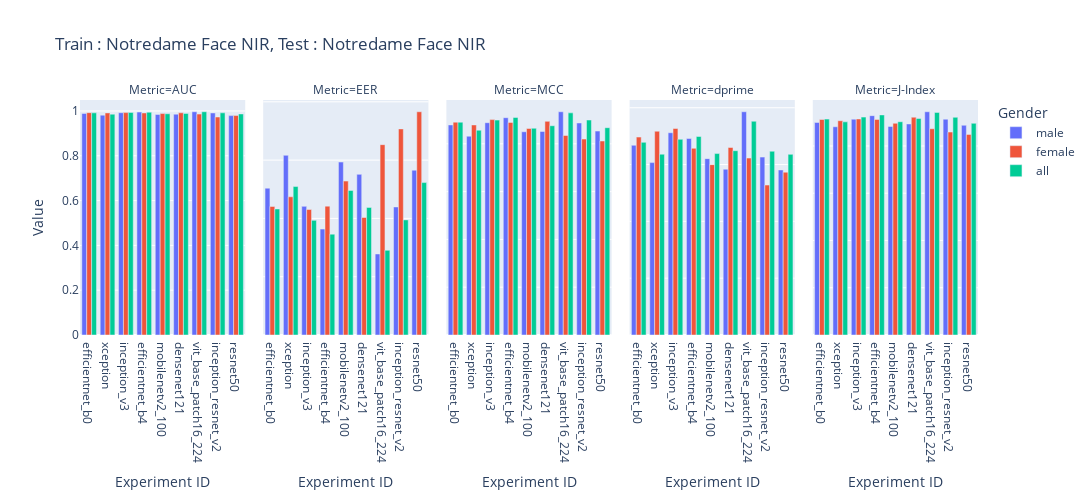

The code cell stored with this chart in its notebook:
### Code cell
import plotly.express as px
import pandas as pd
from copy import deepcopy

df = pd.read_csv('/home/sreeraj/lab/nsf/final_eval/results/across_model_notredame_face_nir_subject_report.csv', header=1)
df = df.iloc[:-15]

df['Gender'] = df['Experiment ID'].apply(lambda x: x.split('_')[-1])
# df = df[df['Gender'] == 'all']
df['Experiment ID'] = df['Experiment ID'].apply(lambda x: '_'.join(x.split('_')[:-1]))


df_auc = deepcopy(df)
df_auc['Value'] = df_auc['AUC']
df_auc['Metric'] = 'AUC'

df_eer = deepcopy(df)
df_eer['Value'] = df_eer['EER']
df_eer['Metric'] = 'EER'

df_dprime = deepcopy(df)
df_dprime['Value'] = df_dprime["Sensitivity index (d')"]
df_dprime['Metric'] = 'dprime'

df_mcc = deepcopy(df)
df_mcc['Value'] = df_mcc['MCC']
df_mcc['Metric'] = 'MCC'

df_jindex = deepcopy(df)
df_jindex['Value'] = df_mcc['J-Index']
df_jindex['Metric'] = 'J-Index'

df = pd.concat([df_auc, df_eer, df_mcc, df_dprime, df_jindex])

fig = px.bar(df, x='Experiment ID', y=['Value'], title='Train : Notredame Face NIR, Test : Notredame Face NIR', barmode='group', labels={'value': 'Value', 'variable': 'Metrics'},width=1400, height=500, facet_col='Metric', color='Gender')
fig.update_yaxes(matches=None)
fig.show()

### Figure 1 — Plotly figure (JSON) as saved in the notebook; plotly's stock layout.template omitted (floating-point values rounded to 4 significant figures)
{"data": [{"alignmentgroup": "True", "hovertemplate": "Gender=male<br>Metric=AUC<br>Experiment ID=%{x}<br>Value=%{y}<extra></extra>", "legendgroup": "male", "marker": {"color": "#636efa", "pattern": {"shape": ""}}, "name": "male", "offsetgroup": "male", "orientation": "v", "showlegend": true, "textposition": "auto", "type": "bar", "x": ["efficientnet_b0", "xception", "inception_v3", "efficientnet_b4", "mobilenetv2_100", "densenet121", "vit_base_patch16_224", "inception_resnet_v2", "resnet50"], "xaxis": "x", "y": [0.9888, 0.9813, 0.9922, 0.995, 0.9844, 0.9857, 0.9964, 0.991, 0.9792], "yaxis": "y"}, {"alignmentgroup": "True", "hovertemplate": "Gender=male<br>Metric=EER<br>Experiment ID=%{x}<br>Value=%{y}<extra></extra>", "legendgroup": "male", "marker": {"color": "#636efa", "pattern": {"shape": ""}}, "name": "male", "offsetgroup": "male", "orientation": "v", "showlegend": false, "textposition": "auto", "type": "bar", "x": ["efficientnet_b0", "xception", "inception_v3", "efficientnet_b4", "mobilenetv2_100", "densenet121", "vit_base_patch16_224", "inception_resnet_v2", "resnet50"], "xaxis": "x2", "y": [0.05038, 0.06165, 0.04414, 0.03634, 0.05934, 0.05511, 0.0278, 0.04393, 0.05654], "yaxis": "y2"}, {"alignmentgroup": "True", "hovertemplate": "Gender=male<br>Metric=MCC<br>Experiment ID=%{x}<br>Value=%{y}<extra></extra>", "legendgroup": "male", "marker": {"color": "#636efa", "pattern": {"shape": ""}}, "name": "male", "offsetgroup": "male", "orientation": "v", "showlegend": false, "textposition": "auto", "type": "bar", "x": ["efficientnet_b0", "xception", "inception_v3", "efficientnet_b4", "mobilenetv2_100", "densenet121", "vit_base_patch16_224", "inception_resnet_v2", "resnet50"], "xaxis": "x3", "y": [0.879, 0.8318, 0.8884, 0.9094, 0.8505, 0.8516, 0.9342, 0.8872, 0.8533], "yaxis": "y3"}, {"alignmentgroup": "True", "hovertemplate": "Gender=male<br>Metric=dprime<br>Experiment ID=%{x}<br>Value=%{y}<extra></extra>", "legendgroup": "male", "marker": {"color": "#636efa", "pattern": {"shape": ""}}, "name": "male", "offsetgroup": "male", "orientation": "v", "showlegend": false, "textposition": "auto", "type": "bar", "x": ["efficientnet_b0", "xception", "inception_v3", "efficientnet_b4", "mobilenetv2_100", "densenet121", "vit_base_patch16_224", "inception_resnet_v2", "resnet50"], "xaxis": "x4", "y": [3.339, 3.034, 3.56, 3.459, 3.104, 2.918, 3.929, 3.131, 2.905], "yaxis": "y4"}, {"alignmentgroup": "True", "hovertemplate": "Gender=male<br>Metric=J-Index<br>Experiment ID=%{x}<br>Value=%{y}<extra></extra>", "legendgroup": "male", "marker": {"color": "#636efa", "pattern": {"shape": ""}}, "name": "male", "offsetgroup": "male", "orientation": "v", "showlegend": false, "textposition": "auto", "type": "bar", "x": ["efficientnet_b0", "xception", "inception_v3", "efficientnet_b4", "mobilenetv2_100", "densenet121", "vit_base_patch16_224", "inception_resnet_v2", "resnet50"], "xaxis": "x5", "y": [0.8994, 0.8812, 0.9133, 0.9283, 0.8827, 0.8932, 0.9448, 0.9133, 0.8875], "yaxis": "y5"}, {"alignmentgroup": "True", "hovertemplate": "Gender=female<br>Metric=AUC<br>Experiment ID=%{x}<br>Value=%{y}<extra></extra>", "legendgroup": "female", "marker": {"color": "#EF553B", "pattern": {"shape": ""}}, "name": "female", "offsetgroup": "female", "orientation": "v", "showlegend": true, "textposition": "auto", "type": "bar", "x": ["efficientnet_b0", "xception", "inception_v3", "efficientnet_b4", "mobilenetv2_100", "densenet121", "vit_base_patch16_224", "inception_resnet_v2", "resnet50"], "xaxis": "x", "y": [0.9924, 0.9912, 0.9925, 0.9911, 0.9883, 0.9917, 0.986, 0.9729, 0.9794], "yaxis": "y"}, {"alignmentgroup": "True", "hovertemplate": "Gender=female<br>Metric=EER<br>Experiment ID=%{x}<br>Value=%{y}<extra></extra>", "legendgroup": "female", "marker": {"color": "#EF553B", "pattern": {"shape": ""}}, "name": "female", "offsetgroup": "female", "orientation": "v", "showlegend": false, "textposition": "auto", "type": "bar", "x": ["efficientnet_b0", "xception", "inception_v3", "efficientnet_b4", "mobilenetv2_100", "densenet121", "vit_base_patch16_224", "inception_resnet_v2", "resnet50"], "xaxis": "x2", "y": [0.0441, 0.04741, 0.04305, 0.04421, 0.05281, 0.04031, 0.0653, 0.07072, 0.07659], "yaxis": "y2"}, {"alignmentgroup": "True", "hovertemplate": "Gender=female<br>Metric=MCC<br>Experiment ID=%{x}<br>Value=%{y}<extra></extra>", "legendgroup": "female", "marker": {"color": "#EF553B", "pattern": {"shape": ""}}, "name": "female", "offsetgroup": "female", "orientation": "v", "showlegend": false, "textposition": "auto", "type": "bar", "x": ["efficientnet_b0", "xception", "inception_v3", "efficientnet_b4", "mobilenetv2_100", "densenet121", "vit_base_patch16_224", "inception_resnet_v2", "resnet50"], "xaxis": "x3", "y": [0.8906, 0.879, 0.9012, 0.8895, 0.8641, 0.894, 0.8348, 0.8199, 0.8118], "yaxis": "y3"}, {"alignmentgroup": "True", "hovertemplate": "Gender=female<br>Metric=dprime<br>Experiment ID=%{x}<br>Value=%{y}<extra></extra>", "legendgroup": "female", "marker": {"color": "#EF553B", "pattern": {"shape": ""}}, "name": "female", "offsetgroup": "female", "orientation": "v", "showlegend": false, "textposition": "auto", "type": "bar", "x": ["efficientnet_b0", "xception", "inception_v3", "efficientnet_b4", "mobilenetv2_100", "densenet121", "vit_base_patch16_224", "inception_resnet_v2", "resnet50"], "xaxis": "x4", "y": [3.484, 3.587, 3.634, 3.286, 2.999, 3.3, 3.114, 2.639, 2.866], "yaxis": "y4"}, {"alignmentgroup": "True", "hovertemplate": "Gender=female<br>Metric=J-Index<br>Experiment ID=%{x}<br>Value=%{y}<extra></extra>", "legendgroup": "female", "marker": {"color": "#EF553B", "pattern": {"shape": ""}}, "name": "female", "offsetgroup": "female", "orientation": "v", "showlegend": false, "textposition": "auto", "type": "bar", "x": ["efficientnet_b0", "xception", "inception_v3", "efficientnet_b4", "mobilenetv2_100", "densenet121", "vit_base_patch16_224", "inception_resnet_v2", "resnet50"], "xaxis": "x5", "y": [0.912, 0.9068, 0.9144, 0.9122, 0.8959, 0.9218, 0.8729, 0.8589, 0.8489], "yaxis": "y5"}, {"alignmentgroup": "True", "hovertemplate": "Gender=all<br>Metric=AUC<br>Experiment ID=%{x}<br>Value=%{y}<extra></extra>", "legendgroup": "all", "marker": {"color": "#00cc96", "pattern": {"shape": ""}}, "name": "all", "offsetgroup": "all", "orientation": "v", "showlegend": true, "textposition": "auto", "type": "bar", "x": ["efficientnet_b0", "xception", "inception_v3", "efficientnet_b4", "mobilenetv2_100", "densenet121", "vit_base_patch16_224", "inception_resnet_v2", "resnet50"], "xaxis": "x", "y": [0.9915, 0.9857, 0.9933, 0.9944, 0.9874, 0.989, 0.9964, 0.9916, 0.9866], "yaxis": "y"}, {"alignmentgroup": "True", "hovertemplate": "Gender=all<br>Metric=EER<br>Experiment ID=%{x}<br>Value=%{y}<extra></extra>", "legendgroup": "all", "marker": {"color": "#00cc96", "pattern": {"shape": ""}}, "name": "all", "offsetgroup": "all", "orientation": "v", "showlegend": false, "textposition": "auto", "type": "bar", "x": ["efficientnet_b0", "xception", "inception_v3", "efficientnet_b4", "mobilenetv2_100", "densenet121", "vit_base_patch16_224", "inception_resnet_v2", "resnet50"], "xaxis": "x2", "y": [0.04325, 0.05093, 0.03933, 0.03461, 0.04959, 0.04377, 0.02906, 0.03949, 0.05229], "yaxis": "y2"}, {"alignmentgroup": "True", "hovertemplate": "Gender=all<br>Metric=MCC<br>Experiment ID=%{x}<br>Value=%{y}<extra></extra>", "legendgroup": "all", "marker": {"color": "#00cc96", "pattern": {"shape": ""}}, "name": "all", "offsetgroup": "all", "orientation": "v", "showlegend": false, "textposition": "auto", "type": "bar", "x": ["efficientnet_b0", "xception", "inception_v3", "efficientnet_b4", "mobilenetv2_100", "densenet121", "vit_base_patch16_224", "inception_resnet_v2", "resnet50"], "xaxis": "x3", "y": [0.8905, 0.857, 0.8992, 0.9103, 0.865, 0.8757, 0.9295, 0.8996, 0.8675], "yaxis": "y3"}, {"alignmentgroup": "True", "hovertemplate": "Gender=all<br>Metric=dprime<br>Experiment ID=%{x}<br>Value=%{y}<extra></extra>", "legendgroup": "all", "marker": {"color": "#00cc96", "pattern": {"shape": ""}}, "name": "all", "offsetgroup": "all", "orientation": "v", "showlegend": false, "textposition": "auto", "type": "bar", "x": ["efficientnet_b0", "xception", "inception_v3", "efficientnet_b4", "mobilenetv2_100", "densenet121", "vit_base_patch16_224", "inception_resnet_v2", "resnet50"], "xaxis": "x4", "y": [3.391, 3.183, 3.444, 3.494, 3.193, 3.244, 3.762, 3.235, 3.179], "yaxis": "y4"}, {"alignmentgroup": "True", "hovertemplate": "Gender=all<br>Metric=J-Index<br>Experiment ID=%{x}<br>Value=%{y}<extra></extra>", "legendgroup": "all", "marker": {"color": "#00cc96", "pattern": {"shape": ""}}, "name": "all", "offsetgroup": "all", "orientation": "v", "showlegend": false, "textposition": "auto", "type": "bar", "x": ["efficientnet_b0", "xception", "inception_v3", "efficientnet_b4", "mobilenetv2_100", "densenet121", "vit_base_patch16_224", "inception_resnet_v2", "resnet50"], "xaxis": "x5", "y": [0.9137, 0.902, 0.9221, 0.9314, 0.9026, 0.9163, 0.942, 0.9213, 0.8959], "yaxis": "y5"}], "layout": {"annotations": [{"font": {}, "showarrow": false, "text": "Metric=AUC", "x": 0.092, "xanchor": "center", "xref": "paper", "y": 1, "yanchor": "bottom", "yref": "paper"}, {"font": {}, "showarrow": false, "text": "Metric=EER", "x": 0.296, "xanchor": "center", "xref": "paper", "y": 1, "yanchor": "bottom", "yref": "paper"}, {"font": {}, "showarrow": false, "text": "Metric=MCC", "x": 0.5, "xanchor": "center", "xref": "paper", "y": 1, "yanchor": "bottom", "yref": "paper"}, {"font": {}, "showarrow": false, "text": "Metric=dprime", "x": 0.704, "xanchor": "center", "xref": "paper", "y": 1, "yanchor": "bottom", "yref": "paper"}, {"font": {}, "showarrow": false, "text": "Metric=J-Index", "x": 0.908, "xanchor": "center", "xref": "paper", "y": 1, "yanchor": "bottom", "yref": "paper"}], "barmode": "group", "height": 500, "legend": {"title": {"text": "Gender"}, "tracegroupgap": 0}, "title": {"text": "Train : Notredame Face NIR, Test : Notredame Face NIR"}, "width": 1400, "xaxis": {"anchor": "y", "domain": [0, 0.184], "title": {"text": "Experiment ID"}}, "xaxis2": {"anchor": "y2", "domain": [0.204, 0.388], "matches": "x", "title": {"text": "Experiment ID"}}, "xaxis3": {"anchor": "y3", "domain": [0.408, 0.592], "matches": "x", "title": {"text": "Experiment ID"}}, "xaxis4": {"anchor": "y4", "domain": [0.612, 0.796], "matches": "x", "title": {"text": "Experiment ID"}}, "xaxis5": {"anchor": "y5", "domain": [0.816, 1], "matches": "x", "title": {"text": "Experiment ID"}}, "yaxis": {"anchor": "x", "domain": [0, 1], "title": {"text": "Value"}}, "yaxis2": {"anchor": "x2", "domain": [0, 1], "showticklabels": false}, "yaxis3": {"anchor": "x3", "domain": [0, 1], "showticklabels": false}, "yaxis4": {"anchor": "x4", "domain": [0, 1], "showticklabels": false}, "yaxis5": {"anchor": "x5", "domain": [0, 1], "showticklabels": false}}}
